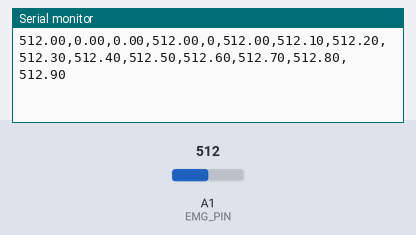
A sketch run on a simulated Arduino Uno, built with avr-gcc and run on an emulated ATmega328P. Parts: the last lines printed to the serial monitor. Inputs (shaded band) come from the test bench; at power-on: A1 (EMG_PIN) = 512.

Above: at 1.2 s.
1.3 s: A1 (EMG_PIN) set to 535
At 1.38 s:
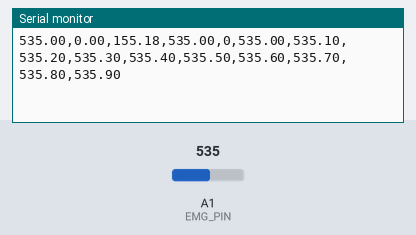
2.8 s: A1 (EMG_PIN) set to 557
At 2.97 s:
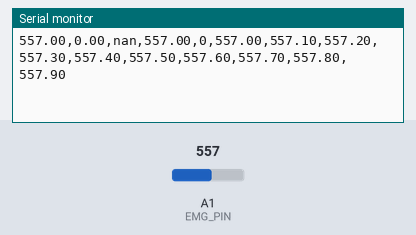
Timing chart, 0 to 5.8 s (numbered marks = the images above; inputs shaded):
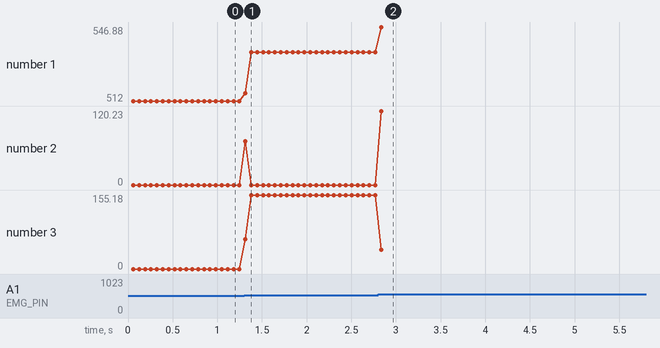

The sketch:

ESP_EMG_signal_reader.ino
```cpp
#define EMG_PIN 1   // ADC pin

const int SAMPLE_WINDOW = 50;  // samples per feature frame

void setup() {
  Serial.begin(115200);
}

float computeMean(int *buffer, int size) {
  float sum = 0;
  for(int i=0;i<size;i++) sum += buffer[i];
  return sum / size;
}

float computeVariance(int *buffer, int size, float mean) {
  float var = 0;
  for(int i=0;i<size;i++)
    var += pow(buffer[i] - mean, 2);
  return var / size;
}

float computeRMS(int *buffer, int size) {
  float sum = 0;
  for(int i=0;i<size;i++)
    sum += buffer[i] * buffer[i];
  return sqrt(sum / size);
}

void loop() {

  int buffer[SAMPLE_WINDOW];

  // Collect signal window
  for(int i=0;i<SAMPLE_WINDOW;i++) {
    buffer[i] = analogRead(EMG_PIN);
    delayMicroseconds(1000); // ~1kHz
  }

  // Feature extraction
  float mean = computeMean(buffer, SAMPLE_WINDOW);
  float var = computeVariance(buffer, SAMPLE_WINDOW, mean);
  float rms = computeRMS(buffer, SAMPLE_WINDOW);

  float mav = 0;
  for(int i=0;i<SAMPLE_WINDOW;i++)
    mav += abs(buffer[i]);
  mav /= SAMPLE_WINDOW;

  int zero_cross = 0;
  for(int i=1;i<SAMPLE_WINDOW;i++)
    if((buffer[i-1] < 0 && buffer[i] > 0) ||
       (buffer[i-1] > 0 && buffer[i] < 0))
      zero_cross++;

  // Expand to ~15 features (repeat patterns with variation)
  Serial.print(mean); Serial.print(",");
  Serial.print(var); Serial.print(",");
  Serial.print(rms); Serial.print(",");
  Serial.print(mav); Serial.print(",");
  Serial.print(zero_cross);

  // Duplicate with slight transformation to reach 15 features
  for(int i=0;i<10;i++) {
    Serial.print(",");
    Serial.print(mean + i * 0.1);
  }

  Serial.println(); // End of one sample
}
```

Measured:
- the behaviour switches between 543 and 544 on A1 (EMG_PIN) (found by bisection; images 1 and 2)
- after the input at 1.3 s, the serial monitor: prints a new line at once (image 1)
- after the input at 2.8 s, the serial monitor: prints a new line at once (image 2)
- plotted number 1: 512 → 535 after the input at 1.3 s, 535 → 546.88 after the input at 2.8 s
- plotted number 2: 0 → 120.23 after the input at 2.8 s
- plotted number 3: 0 → 155.18 after the input at 1.3 s, 155.18 → 40.8 after the input at 2.8 s
